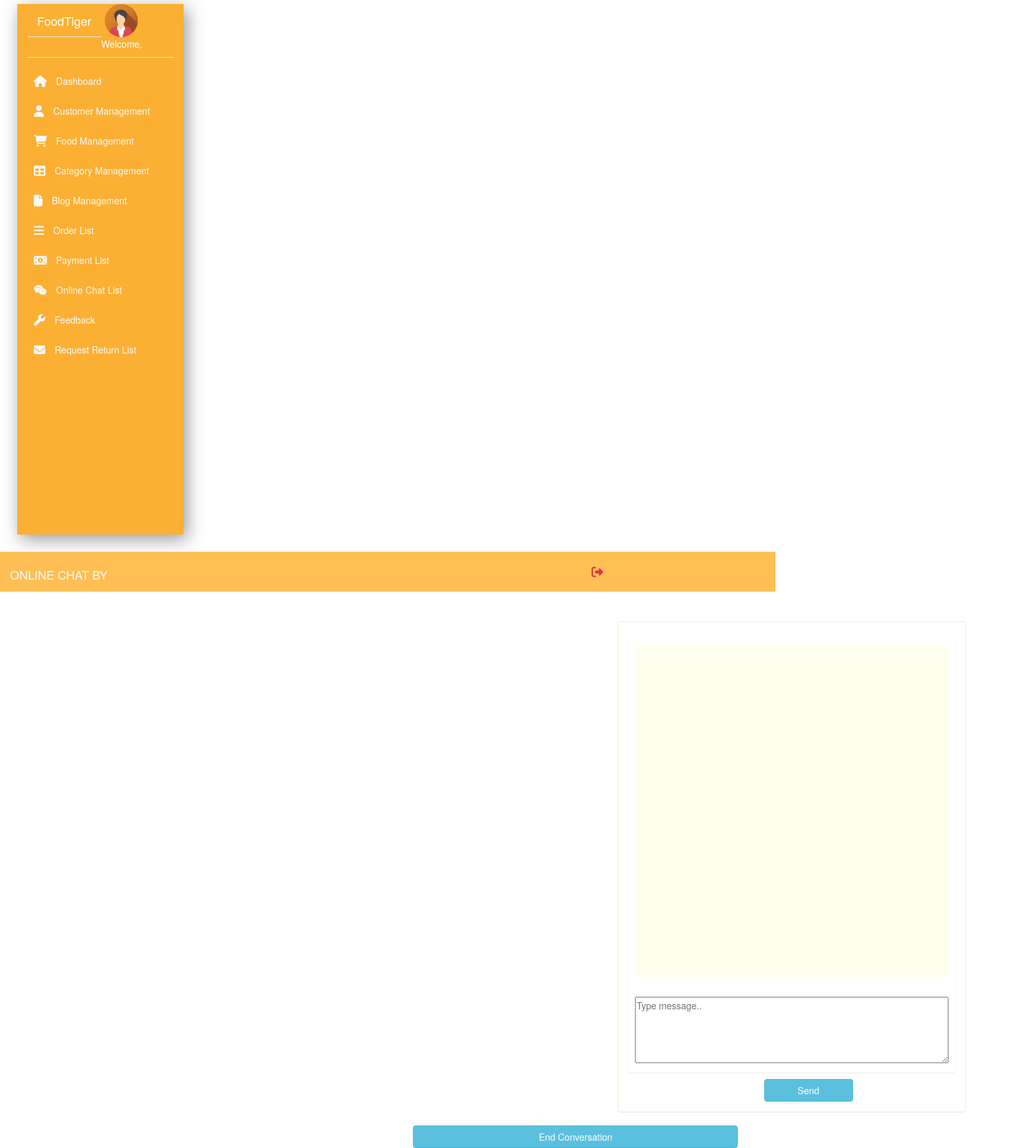
The page /admin/adminChat.php?Email=lkyj222@gmail.ocm on the database as committed earlier.
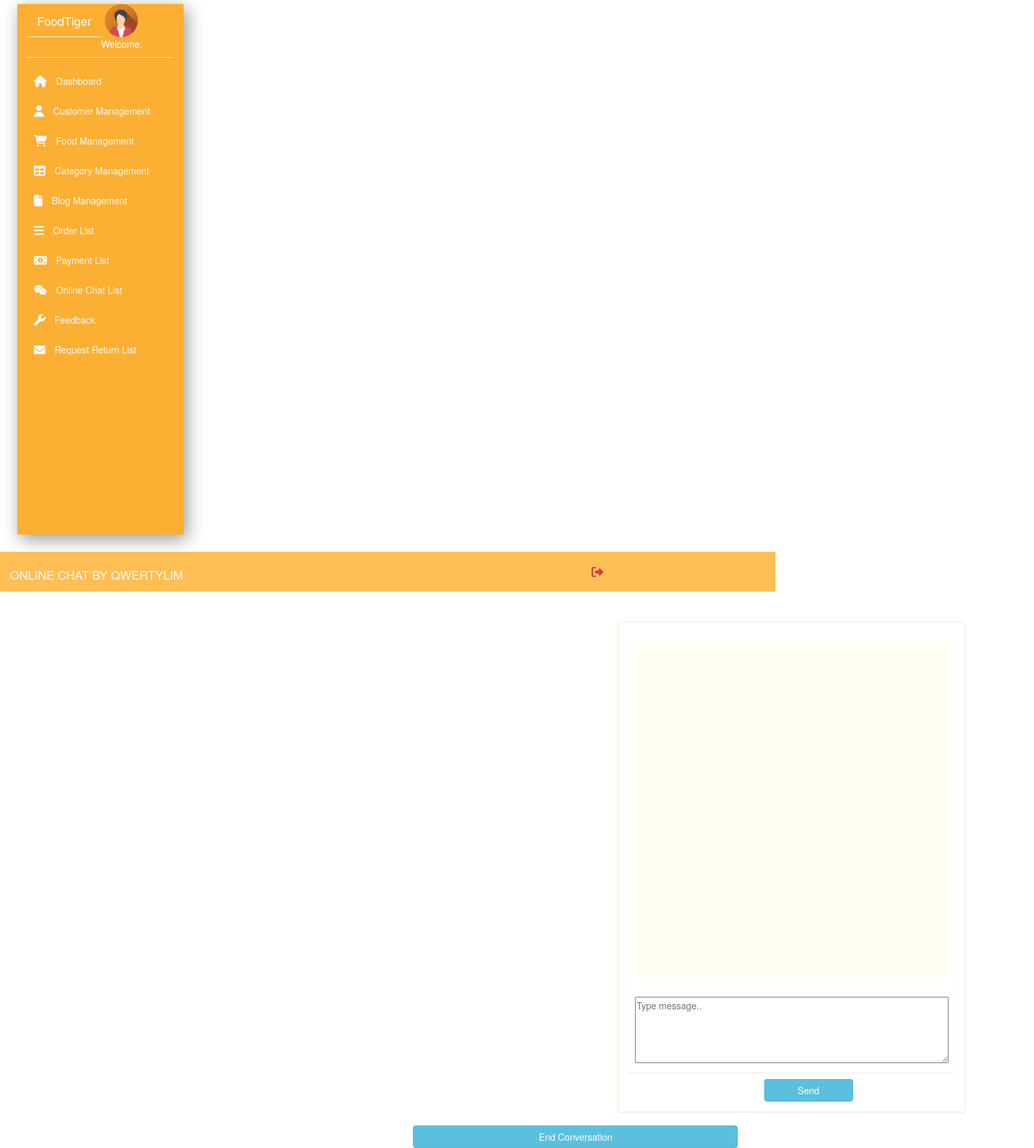
The same page on the database as committed later.
### tables this page shows
CREATE TABLE `customer` (
  `cus_id` int(11) NOT NULL,
  `Name` varchar(255) NOT NULL,
  `Email` varchar(255) NOT NULL,
  `PhoneNo` varchar(255) NOT NULL,
  `Address` varchar(255) NOT NULL,
  `Password` varchar(255) NOT NULL
);

### admin/adminChat.php (the view, shortened to what this page needs)
<!DOCTYPE html>
<html>
    <head>
        <link href="//maxcdn.bootstrapcdn.com/bootstrap/4.1.1/css/bootstrap.min.css" rel="stylesheet" id="bootstrap-css">
        <link href="../../css/pic.css" rel="stylesheet">
    </head>
    <body>
        <?php
            require "nav/nav.php";
            if(isset($_GET['Email'])){
                $Email=$_GET['Email'];
                $sql="select * from customer where Email ='$Email'";
                $result=$conn->query($sql);
                if($result->num_rows>0){
                    while($row=$result->fetch_assoc()){
                $Name = $row['Name'];
                    }
                }
            }
        ?>
        <div class="col-lg-9 col-xl-10 col-md-8 ml-auto fixed-top py-2 top-navbar" style="background-color: #ffbf55;">
            <div class="row align-items-center">
                <div class="col-md-9">
                    <h4 class="text-light text-uppercase mb-0">Online Chat by <?php echo $Name?></h4>
                </div>
                <div class="col-md-3">
                    <ul class="navbar-nav">
                        <li class="nav-item ml-md-auto ">
                            <a href="adminlognout.php" class="nav-link" onclick="return confirm('Are you sure?')"><i class="fa fa-sign-out text-danger fa-lg"></i></a>
                        </li>
                    </ul>
                </div>
            </div>
        </div>
        <div class="container" style="margin-top:8%;margin-left:40%;">
            <div id="signupbox" class="mainbox col-md-6 col-md-offset-3 col-sm-12 col-sm-offset-4">
                <div class="panel panel-warning">
                    <div class="panel-body">
                        <div class="my-3 p-3 bg-white rounded shadow-sm">
                            <div style="height:500px; overflow-y: scroll;padding:16px;background-color: #FFFFF0;">
                            </div>
                            <div class="d-block text-left mt-5">
                                <textarea placeholder="Type message.." name="message" id="message" class="message"
                                    style="height: 100px; width:100%;" required></textarea>
                            </div>
                        </div>
                        <div class="form-group">
                            <div class="col-md-4" style="margin-left:190px;">
                                <button id="chat_but" type="submit" name="chat_but" class="btn btn-info btn-block chat_but"> Send</button>
                            </div>
                        </div>
                    </div>
                </div>
            </div>
        </div>
        <div class="col-md-4" style="margin-left:39%;">
            <form action="../database/EndCoversation.php" method="POST">
                <button type="submit" name="update" class="btn btn-info btn-block">End Conversation</button>
            </form>
        </div>
    </body>
</html>

Rows that differ between the two databases and show on the page:
added customer: Name "QWERTYLIM"
